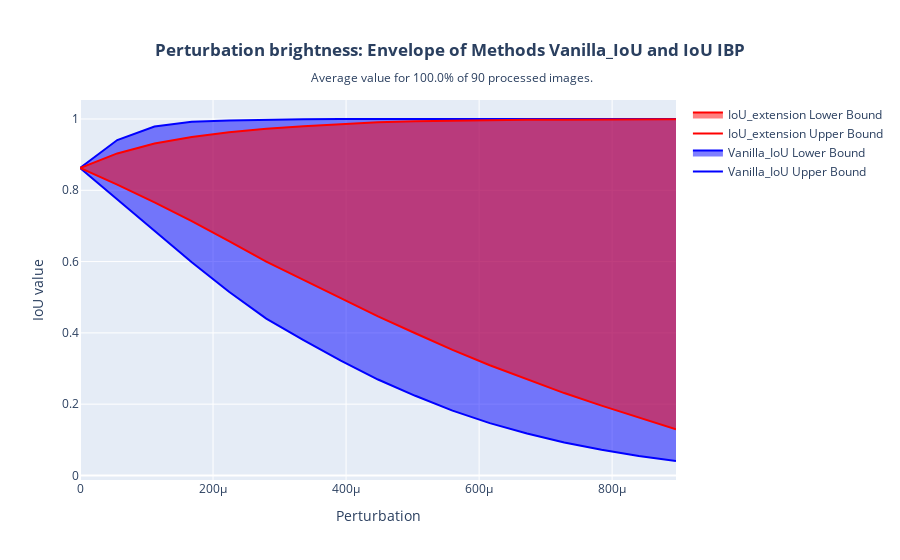
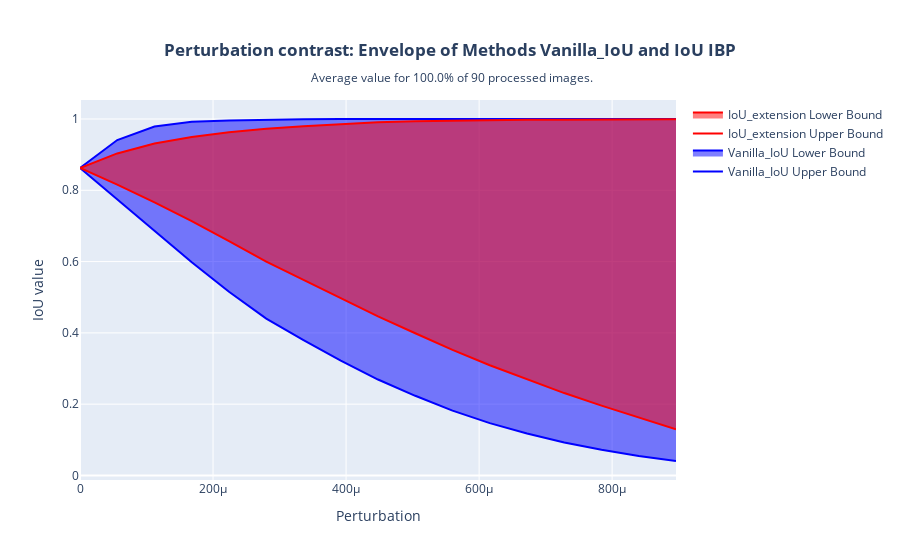
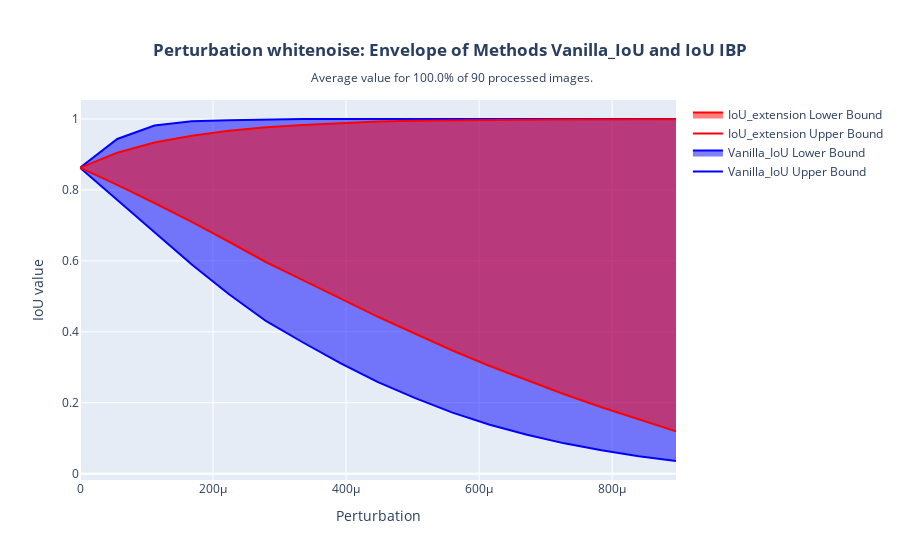

Notebook source saved alongside these figures, in order:
### Code cell
for perturbation_i in np.unique(combined_df["perturbation"]):
    df_grouped = combined_df[combined_df["perturbation"] == perturbation_i].groupby("eps")[["Vanilla_upper", "Vanilla_lower", "Extension_upper", "Extension_lower"]].agg("mean")
    df_grouped = df_grouped.reset_index()
    envelop_graph(df_grouped, title=f'Perturbation {perturbation_i}: Envelope of Methods Vanilla_IoU and IoU IBP', subtitle=f" Average value for {percentage_value(df)}% of {nb_im_proc} processed images.").show()

### Figure 1 — Plotly figure (JSON) as saved in the notebook; plotly's stock layout.template omitted (floating-point values rounded to 4 significant figures)
{"data": [{"line": {"color": "blue"}, "mode": "lines", "name": "Vanilla_IoU Upper Bound", "type": "scatter", "x": [0, 5.6e-05, 0.000112, 0.000168, 0.000224, 0.00028, 0.000336, 0.000392, 0.000448, 0.000504, 0.00056, 0.000616, 0.000672, 0.000728, 0.000784, 0.00084, 0.000896], "y": [0.8626, 0.941, 0.9791, 0.9925, 0.9961, 0.9984, 0.9996, 1, 1, 1, 1, 1, 1, 1, 1, 1, 1]}, {"fill": "tonexty", "line": {"color": "blue"}, "mode": "lines", "name": "Vanilla_IoU Lower Bound", "type": "scatter", "x": [0, 5.6e-05, 0.000112, 0.000168, 0.000224, 0.00028, 0.000336, 0.000392, 0.000448, 0.000504, 0.00056, 0.000616, 0.000672, 0.000728, 0.000784, 0.00084, 0.000896], "y": [0.8626, 0.7751, 0.6849, 0.5979, 0.5153, 0.4401, 0.3799, 0.3223, 0.2691, 0.2235, 0.182, 0.1468, 0.1176, 0.09252, 0.07202, 0.05485, 0.04056]}, {"line": {"color": "red"}, "mode": "lines", "name": "IoU_extension Upper Bound", "type": "scatter", "x": [0, 5.6e-05, 0.000112, 0.000168, 0.000224, 0.00028, 0.000336, 0.000392, 0.000448, 0.000504, 0.00056, 0.000616, 0.000672, 0.000728, 0.000784, 0.00084, 0.000896], "y": [0.8626, 0.9034, 0.9313, 0.9496, 0.9629, 0.9727, 0.9795, 0.9862, 0.991, 0.994, 0.9958, 0.9969, 0.9976, 0.9981, 0.9986, 0.9989, 0.9993]}, {"fill": "tonexty", "line": {"color": "red"}, "mode": "lines", "name": "IoU_extension Lower Bound", "type": "scatter", "x": [0, 5.6e-05, 0.000112, 0.000168, 0.000224, 0.00028, 0.000336, 0.000392, 0.000448, 0.000504, 0.00056, 0.000616, 0.000672, 0.000728, 0.000784, 0.00084, 0.000896], "y": [0.8626, 0.8158, 0.7659, 0.7136, 0.6575, 0.5997, 0.5488, 0.4967, 0.4464, 0.399, 0.3524, 0.3091, 0.2692, 0.2311, 0.1958, 0.162, 0.1296]}], "layout": {"autosize": true, "title": {"text": "<b>Perturbation brightness: Envelope of Methods Vanilla_IoU and IoU IBP</b><br><sub> Average value for 100.0% of 90 processed images.</sub><br><sub><i></i></sub>", "x": 0.5, "xanchor": "center", "y": 0.9, "yanchor": "top"}, "xaxis": {"autorange": true, "range": [0, 0.000896], "title": {"text": "Perturbation"}, "type": "linear"}, "yaxis": {"autorange": true, "range": [-0.01274, 1.053], "title": {"text": "IoU value"}, "type": "linear"}}}

### Figure 2 — Plotly figure (JSON) as saved in the notebook; plotly's stock layout.template omitted (floating-point values rounded to 4 significant figures)
{"data": [{"line": {"color": "blue"}, "mode": "lines", "name": "Vanilla_IoU Upper Bound", "type": "scatter", "x": [0, 5.6e-05, 0.000112, 0.000168, 0.000224, 0.00028, 0.000336, 0.000392, 0.000448, 0.000504, 0.00056, 0.000616, 0.000672, 0.000728, 0.000784, 0.00084, 0.000896], "y": [0.8626, 0.941, 0.9791, 0.9925, 0.9961, 0.9984, 0.9996, 1, 1, 1, 1, 1, 1, 1, 1, 1, 1]}, {"fill": "tonexty", "line": {"color": "blue"}, "mode": "lines", "name": "Vanilla_IoU Lower Bound", "type": "scatter", "x": [0, 5.6e-05, 0.000112, 0.000168, 0.000224, 0.00028, 0.000336, 0.000392, 0.000448, 0.000504, 0.00056, 0.000616, 0.000672, 0.000728, 0.000784, 0.00084, 0.000896], "y": [0.8626, 0.7751, 0.6849, 0.5979, 0.5153, 0.4401, 0.3799, 0.3223, 0.2691, 0.2235, 0.182, 0.1468, 0.1176, 0.09252, 0.07202, 0.05485, 0.04056]}, {"line": {"color": "red"}, "mode": "lines", "name": "IoU_extension Upper Bound", "type": "scatter", "x": [0, 5.6e-05, 0.000112, 0.000168, 0.000224, 0.00028, 0.000336, 0.000392, 0.000448, 0.000504, 0.00056, 0.000616, 0.000672, 0.000728, 0.000784, 0.00084, 0.000896], "y": [0.8626, 0.9034, 0.9313, 0.9496, 0.9629, 0.9727, 0.9795, 0.9862, 0.991, 0.994, 0.9958, 0.9969, 0.9976, 0.9981, 0.9986, 0.9989, 0.9993]}, {"fill": "tonexty", "line": {"color": "red"}, "mode": "lines", "name": "IoU_extension Lower Bound", "type": "scatter", "x": [0, 5.6e-05, 0.000112, 0.000168, 0.000224, 0.00028, 0.000336, 0.000392, 0.000448, 0.000504, 0.00056, 0.000616, 0.000672, 0.000728, 0.000784, 0.00084, 0.000896], "y": [0.8626, 0.8158, 0.7659, 0.7136, 0.6575, 0.5997, 0.5488, 0.4967, 0.4464, 0.399, 0.3524, 0.3091, 0.2692, 0.2311, 0.1958, 0.162, 0.1296]}], "layout": {"autosize": true, "title": {"text": "<b>Perturbation contrast: Envelope of Methods Vanilla_IoU and IoU IBP</b><br><sub> Average value for 100.0% of 90 processed images.</sub><br><sub><i></i></sub>", "x": 0.5, "xanchor": "center", "y": 0.9, "yanchor": "top"}, "xaxis": {"autorange": true, "range": [0, 0.000896], "title": {"text": "Perturbation"}, "type": "linear"}, "yaxis": {"autorange": true, "range": [-0.01274, 1.053], "title": {"text": "IoU value"}, "type": "linear"}}}

### Figure 3 — Plotly figure (JSON) as saved in the notebook; plotly's stock layout.template omitted (floating-point values rounded to 4 significant figures)
{"data": [{"line": {"color": "blue"}, "mode": "lines", "name": "Vanilla_IoU Upper Bound", "type": "scatter", "x": [0, 5.6e-05, 0.000112, 0.000168, 0.000224, 0.00028, 0.000336, 0.000392, 0.000448, 0.000504, 0.00056, 0.000616, 0.000672, 0.000728, 0.000784, 0.00084, 0.000896], "y": [0.8626, 0.9436, 0.9815, 0.9934, 0.9966, 0.999, 0.9998, 1, 1, 1, 1, 1, 1, 1, 1, 1, 1]}, {"fill": "tonexty", "line": {"color": "blue"}, "mode": "lines", "name": "Vanilla_IoU Lower Bound", "type": "scatter", "x": [0, 5.6e-05, 0.000112, 0.000168, 0.000224, 0.00028, 0.000336, 0.000392, 0.000448, 0.000504, 0.00056, 0.000616, 0.000672, 0.000728, 0.000784, 0.00084, 0.000896], "y": [0.8626, 0.7717, 0.6787, 0.5896, 0.5058, 0.4298, 0.3691, 0.3112, 0.2582, 0.2129, 0.1721, 0.1381, 0.1096, 0.08543, 0.06569, 0.04927, 0.03566]}, {"line": {"color": "red"}, "mode": "lines", "name": "IoU_extension Upper Bound", "type": "scatter", "x": [0, 5.6e-05, 0.000112, 0.000168, 0.000224, 0.00028, 0.000336, 0.000392, 0.000448, 0.000504, 0.00056, 0.000616, 0.000672, 0.000728, 0.000784, 0.00084, 0.000896], "y": [0.8626, 0.905, 0.9339, 0.953, 0.9668, 0.9765, 0.9832, 0.9889, 0.9928, 0.9952, 0.9966, 0.9975, 0.9981, 0.9986, 0.999, 0.9994, 0.9995]}, {"fill": "tonexty", "line": {"color": "red"}, "mode": "lines", "name": "IoU_extension Lower Bound", "type": "scatter", "x": [0, 5.6e-05, 0.000112, 0.000168, 0.000224, 0.00028, 0.000336, 0.000392, 0.000448, 0.000504, 0.00056, 0.000616, 0.000672, 0.000728, 0.000784, 0.00084, 0.000896], "y": [0.8626, 0.8142, 0.7631, 0.7102, 0.6539, 0.5961, 0.5452, 0.4931, 0.4423, 0.3946, 0.3474, 0.3036, 0.2627, 0.2238, 0.1874, 0.1526, 0.1191]}], "layout": {"autosize": true, "title": {"text": "<b>Perturbation whitenoise: Envelope of Methods Vanilla_IoU and IoU IBP</b><br><sub> Average value for 100.0% of 90 processed images.</sub><br><sub><i></i></sub>", "x": 0.5, "xanchor": "center", "y": 0.9, "yanchor": "top"}, "xaxis": {"autorange": true, "range": [0, 0.000896], "title": {"text": "Perturbation"}, "type": "linear"}, "yaxis": {"autorange": true, "range": [-0.01791, 1.054], "title": {"text": "IoU value"}, "type": "linear"}}}
